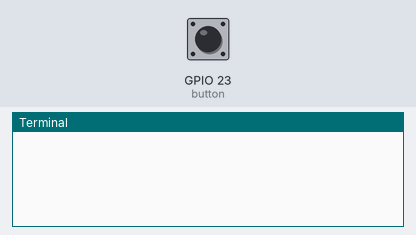
This program was run on a simulated Raspberry Pi (BCM pin numbers). Shown: the last lines printed to the terminal. The inputs (shaded band) are chosen by the test bench; at power-on: GPIO 23 (button) HIGH.

Above: at 1.2 s.
1.3 s: GPIO 23 (button) pulled LOW for 0.15 s
At 1.43 s:
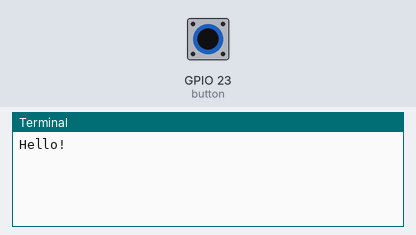
At 1.8 s:
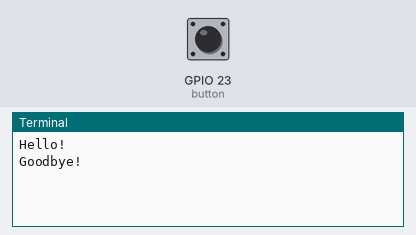

Measured:
- after the input at 1.3 s, the terminal: prints a new line at once (image 1)

The program:

interrupt.py
```python
from gpiozero import Button
from signal import pause

def say_hello():
    print("Hello!")

def say_goodbye():
    print("Goodbye!")

button = Button(23)

button.when_pressed = say_hello
button.when_released = say_goodbye

pause()
```
